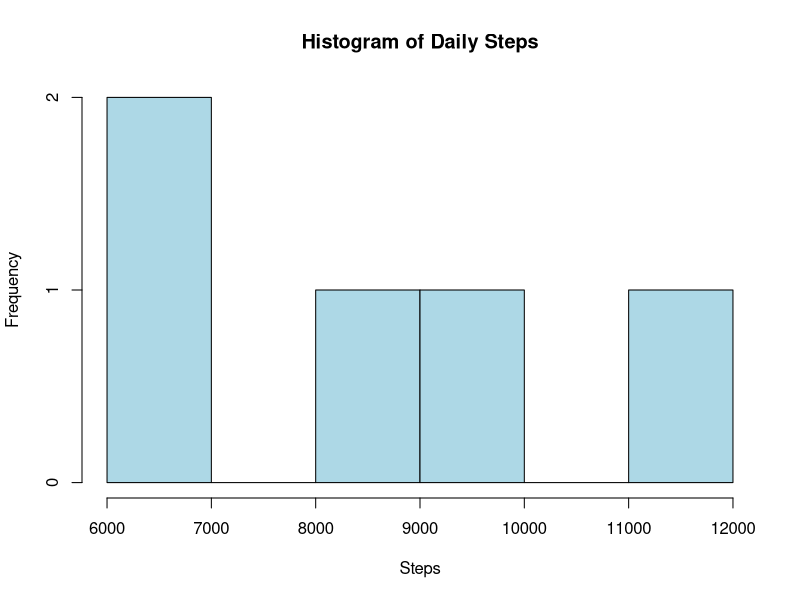
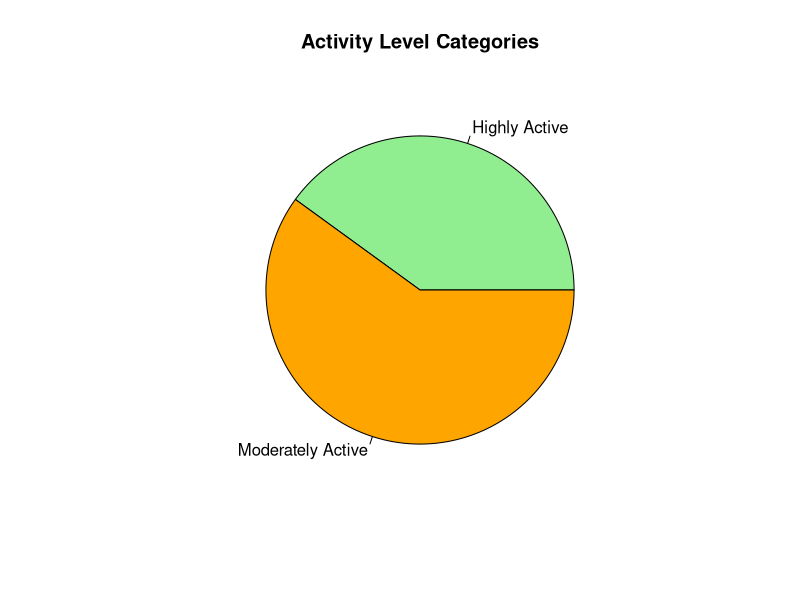
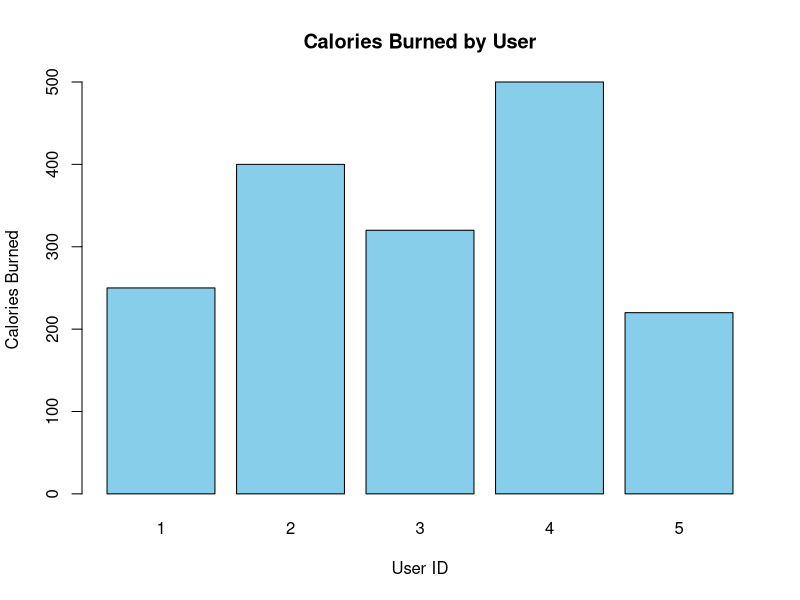
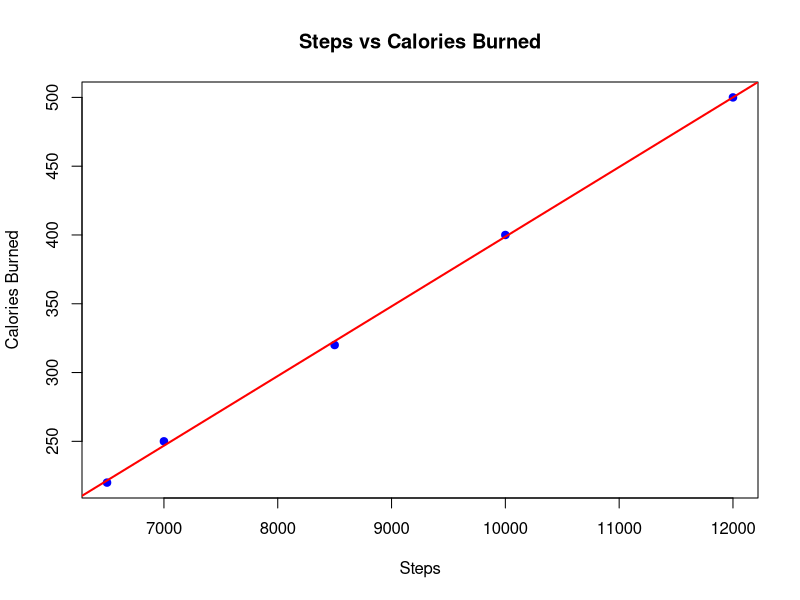

Write R code to recreate these figures, in order.
# Dataset
fitness <- data.frame(
  User_ID = c(1,2,3,4,5),
  Steps = c(7000,10000,8500,12000,6500),
  Calories_Burned = c(250,400,320,500,220),
  Active_Minutes = c(40,60,50,75,35)
)

hist(fitness$Steps,
     main = "Histogram of Daily Steps",
     xlab = "Steps",
     col = "lightblue",
     border = "black")



# Dataset
fitness <- data.frame(
  User_ID = c(1,2,3,4,5),
  Steps = c(7000,10000,8500,12000,6500)
)

activity <- ifelse(fitness$Steps >= 10000,
                   "Highly Active",
                   "Moderately Active")

activity_count <- table(activity)

pie(activity_count,
    main = "Activity Level Categories",
    col = c("lightgreen","orange"))



# Dataset
fitness <- data.frame(
  User_ID = c(1,2,3,4,5),
  Calories_Burned = c(250,400,320,500,220)
)

barplot(fitness$Calories_Burned,
        names.arg = fitness$User_ID,
        col = "skyblue",
        main = "Calories Burned by User",
        xlab = "User ID",
        ylab = "Calories Burned")


# Dataset
fitness <- data.frame(
  Steps = c(7000,10000,8500,12000,6500),
  Calories_Burned = c(250,400,320,500,220)
)

plot(fitness$Steps,
     fitness$Calories_Burned,
     pch = 19,
     col = "blue",
     main = "Steps vs Calories Burned",
     xlab = "Steps",
     ylab = "Calories Burned")

abline(lm(Calories_Burned ~ Steps, data = fitness),
       col = "red",
       lwd = 2)
